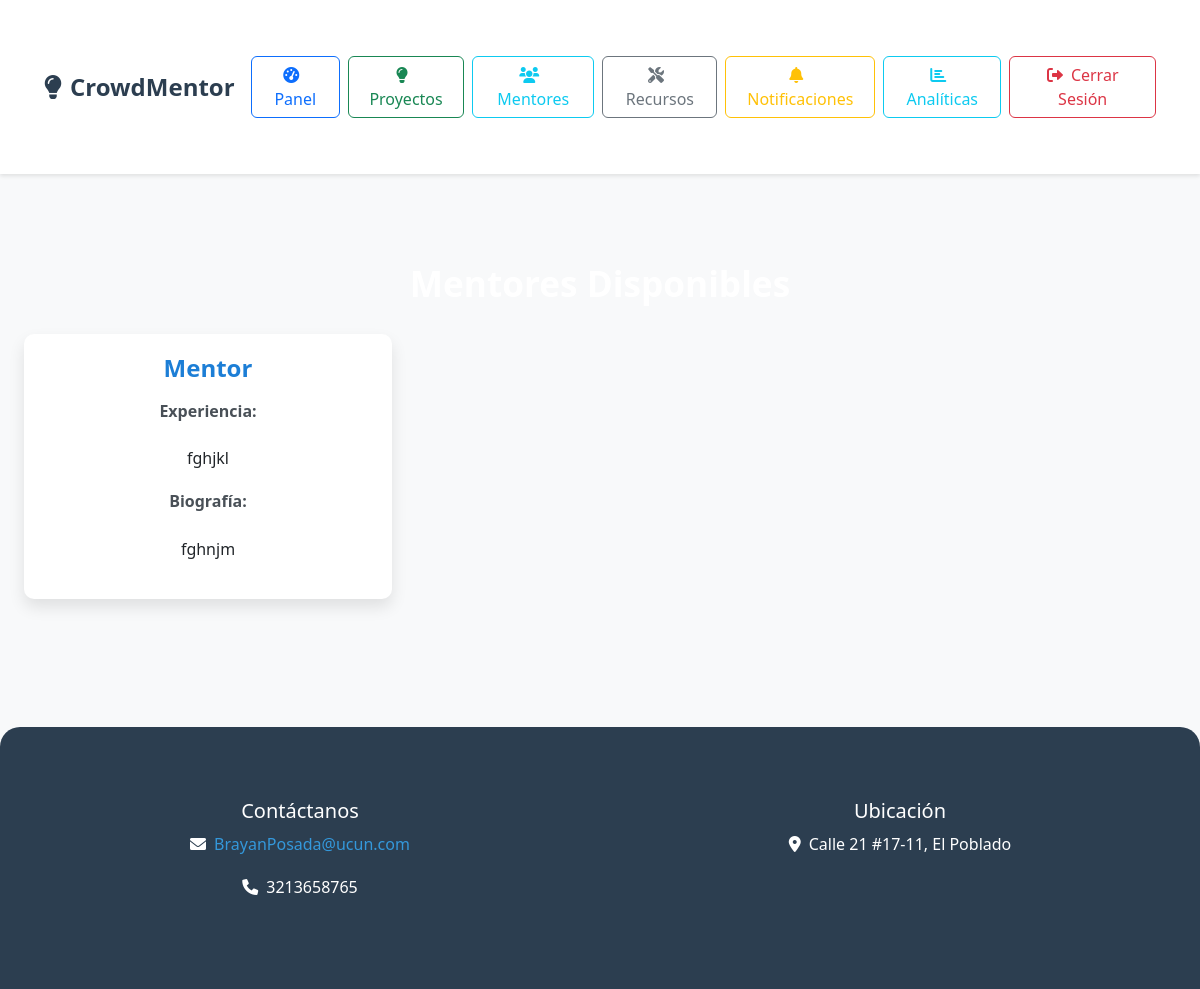
Page /mentors/ (signed in) on the earlier database version.
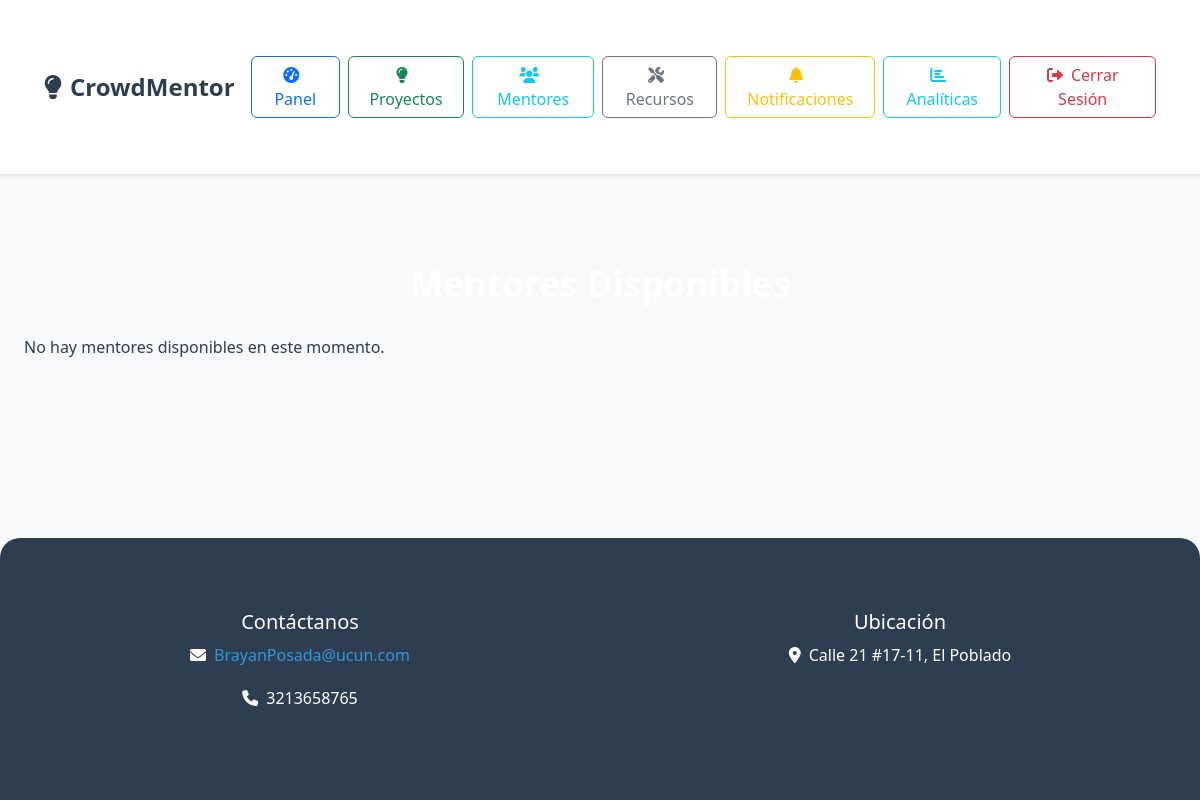
Same page on the later database version.
### core/models.py (models this page shows, shortened)
class Profile(models.Model):
    USER_TYPES = (
        ('entrepreneur', 'Emprendedor'),
        ('mentor', 'Mentor'),
        ('investor', 'Inversionista'),
        ('evaluator', 'Evaluador'),
    )
    user = models.OneToOneField(User, on_delete=models.CASCADE)
    user_type = models.CharField(max_length=20, choices=USER_TYPES)
    bio = models.TextField()
    experience = models.TextField()
    is_approved = models.BooleanField(default=False)  # For mentors/evaluators
    is_approved_by_admin = models.BooleanField(default=False)  # Para evaluadores aprobados por el administrador

### core/views.py (the view, shortened to what this page needs)
# urls.py: path('mentors/', views.mentor_list, name='mentor_list'),
@login_required
def mentor_list(request):
    mentors = Profile.objects.filter(user_type='mentor', is_approved=True)
    active_mentorships = []
    return render(request, 'mentor_list.html', {
        'mentors': mentors,
        'active_mentorships': active_mentorships
    })

### core/templatetags/custom_filters.py (called while the page is built)
@register.filter
def has_profile(user):
    return hasattr(user, 'profile') and user.profile is not None

### core/templates/mentor_list.html (shortened to what this page needs)
{% extends 'base.html' %}
{% block content %}
<div class="container mt-4">
    <h2>Mentores Disponibles</h2>
    <div class="row">
        {% for mentor in mentors %}
        <div class="col-md-4 mb-4">
            <div class="card">
                <div class="card-body">
                    <h5 class="card-title">{{ mentor.user.get_full_name|default:mentor.user.username }}</h5>
                    <p class="card-text">
                        <strong>Experiencia:</strong><br>
                        {{ mentor.experience|linebreaks }}
                    </p>
                    <p class="card-text">
                        <strong>Biografía:</strong><br>
                        {{ mentor.bio|linebreaks }}
                    </p>
                </div>
            </div>
        </div>
        {% empty %}
        <div class="col-12">
            <p>No hay mentores disponibles en este momento.</p>
        </div>
        {% endfor %}
    </div>
</div>
{% endblock %}

Differences in the rows shown:
removed Profile: user.get_full_name "Mentor", experience "fghjkl", bio "fghnjm"
Other differences:
text now shown: "No hay mentores disponibles en este momento."
